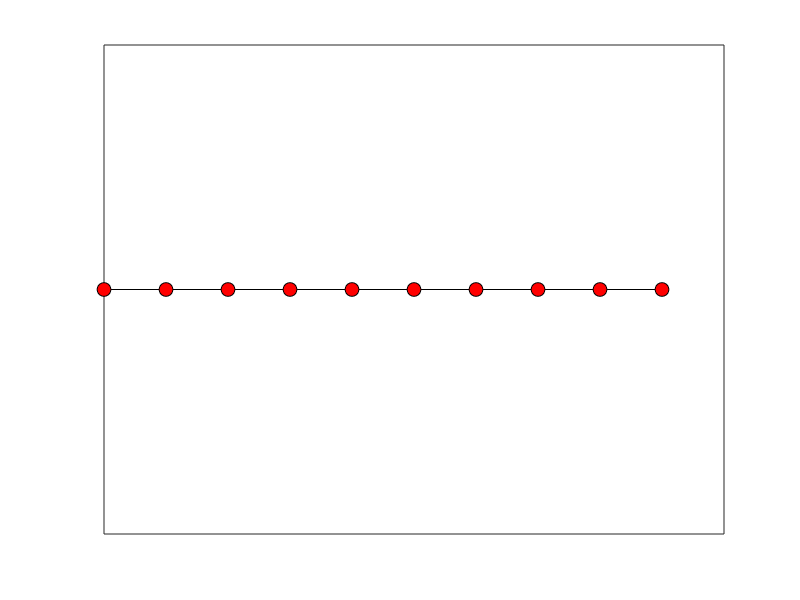

The MATLAB script that drew this image: (Note: this script raises an error after producing the figure.)
%% 2a) Simulate the learning dynamics
clear all

% Define the adjacency matrix
W = [0 1 0 0 0 0 0 0 0 0;
       1 0 1 0 0 0 0 0 0 0;
       0 1 0 1 0 0 0 0 0 0;
       0 0 1 0 1 0 0 0 0 0;
       0 0 0 1 0 1 0 0 0 0;
       0 0 0 0 1 0 1 0 0 0;
       0 0 0 0 0 1 0 1 0 0;
       0 0 0 0 0 0 1 0 1 0;
       0 0 0 0 0 0 0 1 0 1;
       0 0 0 0 0 0 0 0 1 0];

nbr_nodes = 10;
% 1 is red, 2 is green
node_colors = [1 2];
% Initialize the potential
potential = 1;
% Potential array to store data
potential_arr = zeros(1,1);
% Initialize every node to red
X = ones(10,1);
% Node coordinates
coordinate = [0:10; zeros(1, 11)]';
t = 0;

% Plot
figure(1)
gplot(W,coordinate,'-k');
hold on
colors = ['r', 'g'];
for i = 1:nbr_nodes
    scatter(coordinate(i,1), coordinate(i,2), 100, colors(X(i)), 'filled', 'markeredgecolor', 'k');
end
% Remove the x-axis and y-axis tick marks
set(gca, 'xtick', [], 'ytick', [], 'Color', 'none')
% Get the current position of the figure
figure_position = get(gcf, 'Position');
% Reduce the height to one-third of the default value
figure_position(4) = figure_position(4) / 3;
% Modify the size of the figure
set(gcf, 'Position', figure_position);
%print('Initialize_all_nodes_to_red.eps','-depsc');

% Loop until the potential is zero
while potential ~= 0
    t = t+1;
    eta = t/100;
    potential = 0;
    % Choose a random node
    node = randi(nbr_nodes);

    % Calculate the probability distribution
    prob_distribution = calc_probdistribution(W,node,node_colors,eta,X);
    color_value = randsample(node_colors,1,true,prob_distribution);
    X(node) = color_value;
   
    
    % Calculate the potential then add to the potential array
    for i=1:nbr_nodes
        for j = find(W(i,:) ~= 0)
            potential = potential + (1/2)*cost_function(X(i),X(j));
        end
    end
    potential_arr(t) = potential;
end

% Plot
figure(2)
gplot(W,coordinate,'-k');
hold on
colors = {'r', 'g'};
for i = 1:nbr_nodes
    scatter(coordinate(i,1), coordinate(i,2), 100, colors{X(i)}, 'filled', 'markeredgecolor', 'k');
end
% Remove the x-axis and y-axis tick marks
set(gca, 'xtick', [], 'ytick', [], 'Color', 'none')
% Get the current position of the figure
figure_position = get(gcf, 'Position');
% Reduce the height to one-third of the default value
figure_position(4) = figure_position(4) / 3;
% Modify the size of the figure
set(gcf, 'Position', figure_position);
%print('Assign_colors_to_nodes.eps','-depsc');

figure(3)
plot(potential_arr)
xlabel('Time')
ylabel('Potential function')
%print('Potential_function.eps','-depsc');

%% Helper functions
function c = cost_function(s,X_t)
    c = double(s == X_t);
end

function prob_distribution = calc_probdistribution(W,node,node_colors,eta,X)
    % Probability distribution of nodes
    prob_distribution = zeros(length(node_colors),1);
    for color = node_colors
        sum_c = 0;
        % Calculate the sum of c(color,X_j(t))
        for j = find(W(node,:)~=0)
            sum_c = sum_c + cost_function(color,X(j));
        end
        prob_distribution(color) = exp(-eta*sum_c);
    end
    % Calculate the probability distribution
    prob_distribution = prob_distribution/sum(prob_distribution);
end